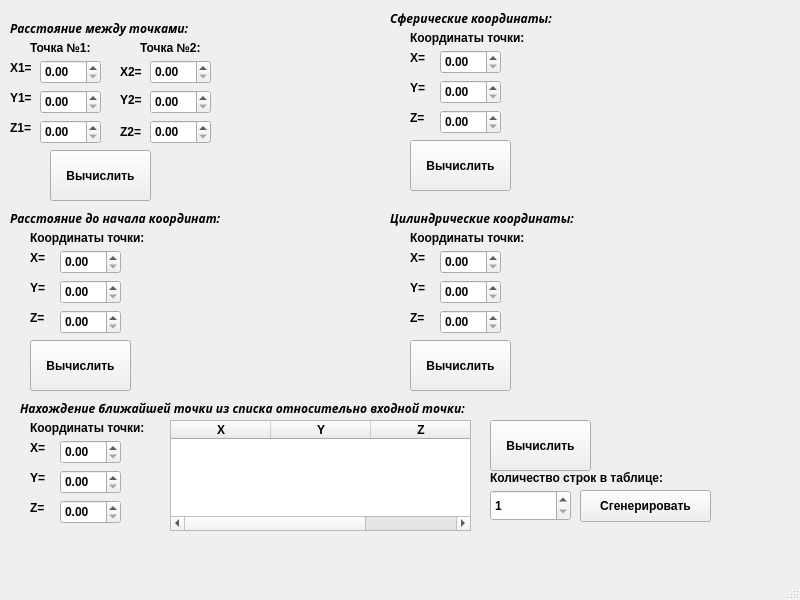
<?xml version="1.0" encoding="UTF-8"?>
<ui version="4.0">
 <class>MainWindow</class>
 <widget class="QMainWindow" name="MainWindow">
  <property name="geometry">
   <rect>
    <x>0</x>
    <y>0</y>
    <width>800</width>
    <height>600</height>
   </rect>
  </property>
  <property name="font">
   <font>
    <weight>75</weight>
    <bold>true</bold>
   </font>
  </property>
  <property name="windowTitle">
   <string>MainWindow</string>
  </property>
  <widget class="QWidget" name="centralwidget">
   <widget class="QLabel" name="label">
    <property name="geometry">
     <rect>
      <x>10</x>
      <y>20</y>
      <width>201</width>
      <height>16</height>
     </rect>
    </property>
    <property name="font">
     <font>
      <family>Rockwell</family>
      <italic>true</italic>
     </font>
    </property>
    <property name="text">
     <string>Расстояние между точками:</string>
    </property>
   </widget>
   <widget class="QLabel" name="label_2">
    <property name="geometry">
     <rect>
      <x>30</x>
      <y>40</y>
      <width>71</width>
      <height>16</height>
     </rect>
    </property>
    <property name="text">
     <string>Точка №1:</string>
    </property>
   </widget>
   <widget class="QLabel" name="label_3">
    <property name="geometry">
     <rect>
      <x>140</x>
      <y>40</y>
      <width>71</width>
      <height>16</height>
     </rect>
    </property>
    <property name="text">
     <string>Точка №2:</string>
    </property>
   </widget>
   <widget class="QDoubleSpinBox" name="x1">
    <property name="geometry">
     <rect>
      <x>40</x>
      <y>60</y>
      <width>61</width>
      <height>24</height>
     </rect>
    </property>
   </widget>
   <widget class="QDoubleSpinBox" name="z1">
    <property name="geometry">
     <rect>
      <x>40</x>
      <y>120</y>
      <width>61</width>
      <height>24</height>
     </rect>
    </property>
   </widget>
   <widget class="QDoubleSpinBox" name="y1">
    <property name="geometry">
     <rect>
      <x>40</x>
      <y>90</y>
      <width>61</width>
      <height>24</height>
     </rect>
    </property>
   </widget>
   <widget class="QDoubleSpinBox" name="y2">
    <property name="geometry">
     <rect>
      <x>150</x>
      <y>90</y>
      <width>61</width>
      <height>24</height>
     </rect>
    </property>
   </widget>
   <widget class="QDoubleSpinBox" name="z2">
    <property name="geometry">
     <rect>
      <x>150</x>
      <y>120</y>
      <width>61</width>
      <height>24</height>
     </rect>
    </property>
   </widget>
   <widget class="QDoubleSpinBox" name="x2">
    <property name="geometry">
     <rect>
      <x>150</x>
      <y>60</y>
      <width>61</width>
      <height>24</height>
     </rect>
    </property>
   </widget>
   <widget class="QLabel" name="label_4">
    <property name="geometry">
     <rect>
      <x>10</x>
      <y>60</y>
      <width>21</width>
      <height>16</height>
     </rect>
    </property>
    <property name="text">
     <string>X1=</string>
    </property>
   </widget>
   <widget class="QLabel" name="label_5">
    <property name="geometry">
     <rect>
      <x>10</x>
      <y>90</y>
      <width>21</width>
      <height>16</height>
     </rect>
    </property>
    <property name="font">
     <font>
      <weight>75</weight>
      <bold>true</bold>
     </font>
    </property>
    <property name="text">
     <string>Y1=</string>
    </property>
   </widget>
   <widget class="QLabel" name="label_6">
    <property name="geometry">
     <rect>
      <x>10</x>
      <y>120</y>
      <width>21</width>
      <height>16</height>
     </rect>
    </property>
    <property name="font">
     <font>
      <weight>75</weight>
      <bold>true</bold>
     </font>
    </property>
    <property name="text">
     <string>Z1=</string>
    </property>
   </widget>
   <widget class="QLabel" name="label_7">
    <property name="geometry">
     <rect>
      <x>120</x>
      <y>64</y>
      <width>21</width>
      <height>16</height>
     </rect>
    </property>
    <property name="font">
     <font>
      <weight>75</weight>
      <bold>true</bold>
     </font>
    </property>
    <property name="text">
     <string>X2=</string>
    </property>
   </widget>
   <widget class="QLabel" name="label_8">
    <property name="geometry">
     <rect>
      <x>120</x>
      <y>124</y>
      <width>21</width>
      <height>16</height>
     </rect>
    </property>
    <property name="font">
     <font>
      <weight>75</weight>
      <bold>true</bold>
     </font>
    </property>
    <property name="text">
     <string>Z2=</string>
    </property>
   </widget>
   <widget class="QLabel" name="label_9">
    <property name="geometry">
     <rect>
      <x>120</x>
      <y>90</y>
      <width>21</width>
      <height>20</height>
     </rect>
    </property>
    <property name="font">
     <font>
      <weight>75</weight>
      <bold>true</bold>
     </font>
    </property>
    <property name="text">
     <string>Y2=</string>
    </property>
   </widget>
   <widget class="QPushButton" name="distance_to_point_button">
    <property name="geometry">
     <rect>
      <x>50</x>
      <y>150</y>
      <width>101</width>
      <height>51</height>
     </rect>
    </property>
    <property name="text">
     <string>Вычислить</string>
    </property>
   </widget>
   <widget class="QDoubleSpinBox" name="y_distance_origin">
    <property name="geometry">
     <rect>
      <x>60</x>
      <y>280</y>
      <width>61</width>
      <height>24</height>
     </rect>
    </property>
   </widget>
   <widget class="QLabel" name="label_10">
    <property name="geometry">
     <rect>
      <x>30</x>
      <y>230</y>
      <width>131</width>
      <height>16</height>
     </rect>
    </property>
    <property name="font">
     <font>
      <weight>75</weight>
      <bold>true</bold>
     </font>
    </property>
    <property name="text">
     <string>Координаты точки:</string>
    </property>
   </widget>
   <widget class="QLabel" name="label_14">
    <property name="geometry">
     <rect>
      <x>30</x>
      <y>250</y>
      <width>21</width>
      <height>16</height>
     </rect>
    </property>
    <property name="font">
     <font>
      <weight>75</weight>
      <bold>true</bold>
     </font>
    </property>
    <property name="text">
     <string>X=</string>
    </property>
   </widget>
   <widget class="QDoubleSpinBox" name="z_distance_origin">
    <property name="geometry">
     <rect>
      <x>60</x>
      <y>310</y>
      <width>61</width>
      <height>24</height>
     </rect>
    </property>
   </widget>
   <widget class="QLabel" name="label_15">
    <property name="geometry">
     <rect>
      <x>30</x>
      <y>310</y>
      <width>21</width>
      <height>16</height>
     </rect>
    </property>
    <property name="font">
     <font>
      <weight>75</weight>
      <bold>true</bold>
     </font>
    </property>
    <property name="text">
     <string>Z=</string>
    </property>
   </widget>
   <widget class="QDoubleSpinBox" name="x_distance_origin">
    <property name="geometry">
     <rect>
      <x>60</x>
      <y>250</y>
      <width>61</width>
      <height>24</height>
     </rect>
    </property>
   </widget>
   <widget class="QLabel" name="label_16">
    <property name="geometry">
     <rect>
      <x>30</x>
      <y>280</y>
      <width>21</width>
      <height>16</height>
     </rect>
    </property>
    <property name="font">
     <font>
      <weight>75</weight>
      <bold>true</bold>
     </font>
    </property>
    <property name="text">
     <string>Y=</string>
    </property>
   </widget>
   <widget class="QPushButton" name="distance_to_origin_button">
    <property name="geometry">
     <rect>
      <x>30</x>
      <y>340</y>
      <width>101</width>
      <height>51</height>
     </rect>
    </property>
    <property name="text">
     <string>Вычислить</string>
    </property>
   </widget>
   <widget class="QLabel" name="label_18">
    <property name="geometry">
     <rect>
      <x>10</x>
      <y>210</y>
      <width>241</width>
      <height>16</height>
     </rect>
    </property>
    <property name="font">
     <font>
      <family>Rockwell</family>
      <weight>75</weight>
      <italic>true</italic>
      <bold>true</bold>
     </font>
    </property>
    <property name="text">
     <string>Расстояние до начала координат:</string>
    </property>
   </widget>
   <widget class="QLabel" name="label_17">
    <property name="geometry">
     <rect>
      <x>410</x>
      <y>110</y>
      <width>21</width>
      <height>16</height>
     </rect>
    </property>
    <property name="font">
     <font>
      <weight>75</weight>
      <bold>true</bold>
     </font>
    </property>
    <property name="text">
     <string>Z=</string>
    </property>
   </widget>
   <widget class="QPushButton" name="sherical_coordinat_button">
    <property name="geometry">
     <rect>
      <x>410</x>
      <y>140</y>
      <width>101</width>
      <height>51</height>
     </rect>
    </property>
    <property name="text">
     <string>Вычислить</string>
    </property>
   </widget>
   <widget class="QDoubleSpinBox" name="sheric_y">
    <property name="geometry">
     <rect>
      <x>440</x>
      <y>80</y>
      <width>61</width>
      <height>24</height>
     </rect>
    </property>
   </widget>
   <widget class="QDoubleSpinBox" name="sheric_x">
    <property name="geometry">
     <rect>
      <x>440</x>
      <y>50</y>
      <width>61</width>
      <height>24</height>
     </rect>
    </property>
   </widget>
   <widget class="QDoubleSpinBox" name="sheric_z">
    <property name="geometry">
     <rect>
      <x>440</x>
      <y>110</y>
      <width>61</width>
      <height>24</height>
     </rect>
    </property>
   </widget>
   <widget class="QLabel" name="label_19">
    <property name="geometry">
     <rect>
      <x>410</x>
      <y>50</y>
      <width>21</width>
      <height>16</height>
     </rect>
    </property>
    <property name="font">
     <font>
      <weight>75</weight>
      <bold>true</bold>
     </font>
    </property>
    <property name="text">
     <string>X=</string>
    </property>
   </widget>
   <widget class="QLabel" name="label_20">
    <property name="geometry">
     <rect>
      <x>410</x>
      <y>80</y>
      <width>21</width>
      <height>16</height>
     </rect>
    </property>
    <property name="font">
     <font>
      <weight>75</weight>
      <bold>true</bold>
     </font>
    </property>
    <property name="text">
     <string>Y=</string>
    </property>
   </widget>
   <widget class="QLabel" name="label_21">
    <property name="geometry">
     <rect>
      <x>390</x>
      <y>10</y>
      <width>241</width>
      <height>16</height>
     </rect>
    </property>
    <property name="font">
     <font>
      <family>Rockwell</family>
      <weight>75</weight>
      <italic>true</italic>
      <bold>true</bold>
     </font>
    </property>
    <property name="text">
     <string>Сферические координаты:</string>
    </property>
   </widget>
   <widget class="QLabel" name="label_11">
    <property name="geometry">
     <rect>
      <x>410</x>
      <y>30</y>
      <width>131</width>
      <height>16</height>
     </rect>
    </property>
    <property name="font">
     <font>
      <weight>75</weight>
      <bold>true</bold>
     </font>
    </property>
    <property name="text">
     <string>Координаты точки:</string>
    </property>
   </widget>
   <widget class="QDoubleSpinBox" name="cylindrical_z">
    <property name="geometry">
     <rect>
      <x>440</x>
      <y>310</y>
      <width>61</width>
      <height>24</height>
     </rect>
    </property>
   </widget>
   <widget class="QLabel" name="label_22">
    <property name="geometry">
     <rect>
      <x>410</x>
      <y>280</y>
      <width>21</width>
      <height>16</height>
     </rect>
    </property>
    <property name="font">
     <font>
      <weight>75</weight>
      <bold>true</bold>
     </font>
    </property>
    <property name="text">
     <string>Y=</string>
    </property>
   </widget>
   <widget class="QLabel" name="label_23">
    <property name="geometry">
     <rect>
      <x>410</x>
      <y>250</y>
      <width>21</width>
      <height>16</height>
     </rect>
    </property>
    <property name="font">
     <font>
      <weight>75</weight>
      <bold>true</bold>
     </font>
    </property>
    <property name="text">
     <string>X=</string>
    </property>
   </widget>
   <widget class="QLabel" name="label_24">
    <property name="geometry">
     <rect>
      <x>410</x>
      <y>310</y>
      <width>21</width>
      <height>16</height>
     </rect>
    </property>
    <property name="font">
     <font>
      <weight>75</weight>
      <bold>true</bold>
     </font>
    </property>
    <property name="text">
     <string>Z=</string>
    </property>
   </widget>
   <widget class="QDoubleSpinBox" name="cylindrical_y">
    <property name="geometry">
     <rect>
      <x>440</x>
      <y>280</y>
      <width>61</width>
      <height>24</height>
     </rect>
    </property>
   </widget>
   <widget class="QPushButton" name="cylindrical_coordinates_button">
    <property name="geometry">
     <rect>
      <x>410</x>
      <y>340</y>
      <width>101</width>
      <height>51</height>
     </rect>
    </property>
    <property name="text">
     <string>Вычислить</string>
    </property>
   </widget>
   <widget class="QLabel" name="label_25">
    <property name="geometry">
     <rect>
      <x>390</x>
      <y>210</y>
      <width>241</width>
      <height>16</height>
     </rect>
    </property>
    <property name="font">
     <font>
      <family>Rockwell</family>
      <weight>75</weight>
      <italic>true</italic>
      <bold>true</bold>
     </font>
    </property>
    <property name="text">
     <string>Цилиндрические координаты:</string>
    </property>
   </widget>
   <widget class="QLabel" name="label_12">
    <property name="geometry">
     <rect>
      <x>410</x>
      <y>230</y>
      <width>131</width>
      <height>16</height>
     </rect>
    </property>
    <property name="font">
     <font>
      <weight>75</weight>
      <bold>true</bold>
     </font>
    </property>
    <property name="text">
     <string>Координаты точки:</string>
    </property>
   </widget>
   <widget class="QDoubleSpinBox" name="cylindrical_x">
    <property name="geometry">
     <rect>
      <x>440</x>
      <y>250</y>
      <width>61</width>
      <height>24</height>
     </rect>
    </property>
   </widget>
   <widget class="QLabel" name="label_26">
    <property name="geometry">
     <rect>
      <x>20</x>
      <y>400</y>
      <width>511</width>
      <height>16</height>
     </rect>
    </property>
    <property name="font">
     <font>
      <family>Rockwell</family>
      <weight>75</weight>
      <italic>true</italic>
      <bold>true</bold>
     </font>
    </property>
    <property name="text">
     <string>Нахождение ближайшей точки из списка относительно входной точки:</string>
    </property>
   </widget>
   <widget class="QTableWidget" name="table_closest">
    <property name="geometry">
     <rect>
      <x>170</x>
      <y>420</y>
      <width>301</width>
      <height>111</height>
     </rect>
    </property>
    <column>
     <property name="text">
      <string>X</string>
     </property>
    </column>
    <column>
     <property name="text">
      <string>Y</string>
     </property>
    </column>
    <column>
     <property name="text">
      <string>Z</string>
     </property>
    </column>
   </widget>
   <widget class="QPushButton" name="closest_to_point_button">
    <property name="geometry">
     <rect>
      <x>490</x>
      <y>420</y>
      <width>101</width>
      <height>51</height>
     </rect>
    </property>
    <property name="text">
     <string>Вычислить</string>
    </property>
   </widget>
   <widget class="QLabel" name="label_13">
    <property name="geometry">
     <rect>
      <x>490</x>
      <y>470</y>
      <width>191</width>
      <height>16</height>
     </rect>
    </property>
    <property name="text">
     <string>Количество строк в таблице:</string>
    </property>
   </widget>
   <widget class="QLabel" name="label_27">
    <property name="geometry">
     <rect>
      <x>30</x>
      <y>500</y>
      <width>21</width>
      <height>16</height>
     </rect>
    </property>
    <property name="font">
     <font>
      <weight>75</weight>
      <bold>true</bold>
     </font>
    </property>
    <property name="text">
     <string>Z=</string>
    </property>
   </widget>
   <widget class="QDoubleSpinBox" name="y_closes_point">
    <property name="geometry">
     <rect>
      <x>60</x>
      <y>470</y>
      <width>61</width>
      <height>24</height>
     </rect>
    </property>
   </widget>
   <widget class="QDoubleSpinBox" name="x_closes_point">
    <property name="geometry">
     <rect>
      <x>60</x>
      <y>440</y>
      <width>61</width>
      <height>24</height>
     </rect>
    </property>
   </widget>
   <widget class="QDoubleSpinBox" name="z_closes_point">
    <property name="geometry">
     <rect>
      <x>60</x>
      <y>500</y>
      <width>61</width>
      <height>24</height>
     </rect>
    </property>
   </widget>
   <widget class="QLabel" name="label_28">
    <property name="geometry">
     <rect>
      <x>30</x>
      <y>440</y>
      <width>21</width>
      <height>16</height>
     </rect>
    </property>
    <property name="font">
     <font>
      <weight>75</weight>
      <bold>true</bold>
     </font>
    </property>
    <property name="text">
     <string>X=</string>
    </property>
   </widget>
   <widget class="QLabel" name="label_29">
    <property name="geometry">
     <rect>
      <x>30</x>
      <y>470</y>
      <width>21</width>
      <height>16</height>
     </rect>
    </property>
    <property name="font">
     <font>
      <weight>75</weight>
      <bold>true</bold>
     </font>
    </property>
    <property name="text">
     <string>Y=</string>
    </property>
   </widget>
   <widget class="QLabel" name="label_30">
    <property name="geometry">
     <rect>
      <x>30</x>
      <y>420</y>
      <width>131</width>
      <height>16</height>
     </rect>
    </property>
    <property name="font">
     <font>
      <weight>75</weight>
      <bold>true</bold>
     </font>
    </property>
    <property name="text">
     <string>Координаты точки:</string>
    </property>
   </widget>
   <widget class="QSpinBox" name="row_in_table">
    <property name="geometry">
     <rect>
      <x>490</x>
      <y>490</y>
      <width>81</width>
      <height>31</height>
     </rect>
    </property>
    <property name="minimum">
     <number>1</number>
    </property>
   </widget>
   <widget class="QPushButton" name="generate_rows">
    <property name="geometry">
     <rect>
      <x>580</x>
      <y>490</y>
      <width>131</width>
      <height>32</height>
     </rect>
    </property>
    <property name="text">
     <string>Сгенерировать</string>
    </property>
   </widget>
  </widget>
  <widget class="QMenuBar" name="menubar">
   <property name="geometry">
    <rect>
     <x>0</x>
     <y>0</y>
     <width>800</width>
     <height>36</height>
    </rect>
   </property>
  </widget>
  <widget class="QStatusBar" name="statusbar"/>
 </widget>
 <resources/>
 <connections/>
</ui>
